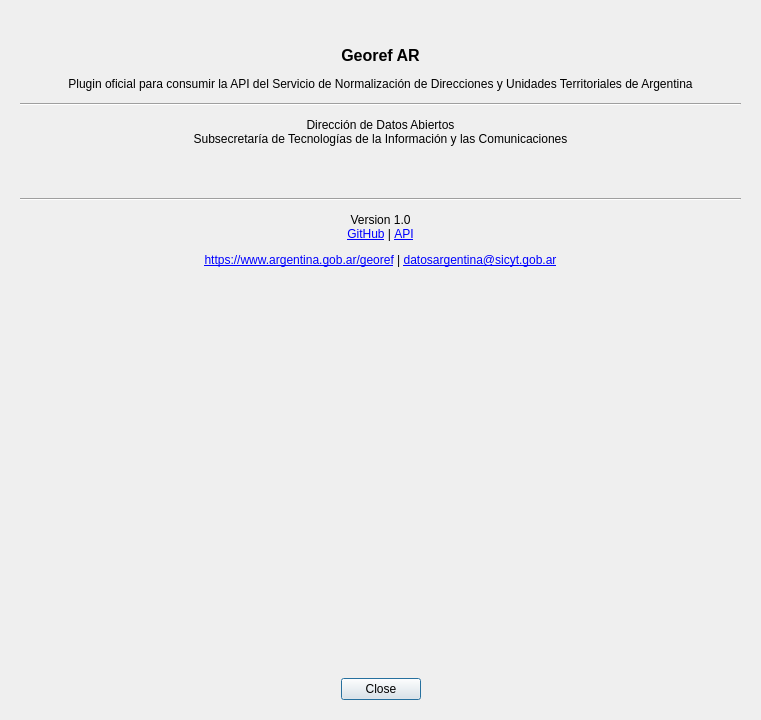
<?xml version="1.0" encoding="UTF-8"?>
<ui version="4.0">
 <class>AboutDialogBase</class>
 <widget class="QDialog" name="AboutDialogBase">
  <property name="geometry">
   <rect>
    <x>0</x>
    <y>0</y>
    <width>761</width>
    <height>720</height>
   </rect>
  </property>
  <property name="windowTitle">
   <string>About Georef AR</string>
  </property>
  <layout class="QVBoxLayout" name="verticalLayout">
   <property name="spacing">
    <number>12</number>
   </property>
   <property name="leftMargin">
    <number>20</number>
   </property>
   <property name="topMargin">
    <number>20</number>
   </property>
   <property name="rightMargin">
    <number>20</number>
   </property>
   <property name="bottomMargin">
    <number>20</number>
   </property>
   <item>
    <widget class="QLabel" name="label_logo">
     <property name="pixmap">
      <pixmap>../images/logo.png</pixmap>
     </property>
     <property name="alignment">
      <set>Qt::AlignCenter</set>
     </property>
    </widget>
   </item>
   <item>
    <widget class="QLabel" name="label_title">
     <property name="font">
      <font>
       <pointsize>12</pointsize>
       <weight>75</weight>
       <bold>true</bold>
      </font>
     </property>
     <property name="text">
      <string>Georef AR</string>
     </property>
     <property name="alignment">
      <set>Qt::AlignCenter</set>
     </property>
    </widget>
   </item>
   <item>
    <widget class="QLabel" name="label_desc">
     <property name="text">
      <string notr="true">Plugin oficial para consumir la API del Servicio de Normalización de Direcciones y Unidades Territoriales de Argentina</string>
     </property>
     <property name="alignment">
      <set>Qt::AlignCenter</set>
     </property>
     <property name="wordWrap">
      <bool>true</bool>
     </property>
    </widget>
   </item>
   <item>
    <widget class="Line" name="line_2">
     <property name="orientation">
      <enum>Qt::Horizontal</enum>
     </property>
    </widget>
   </item>
   <item>
    <widget class="QLabel" name="label_desc">
     <property name="text">
      <string notr="true">Dirección de Datos Abiertos
Subsecretaría de Tecnologías de la Información y las Comunicaciones
</string>
     </property>
     <property name="alignment">
      <set>Qt::AlignCenter</set>
     </property>
     <property name="wordWrap">
      <bool>true</bool>
     </property>
    </widget>
   </item>
   <item alignment="Qt::AlignHCenter">
    <widget class="QLabel" name="label">
     <property name="sizePolicy">
      <sizepolicy hsizetype="Maximum" vsizetype="Maximum">
       <horstretch>0</horstretch>
       <verstretch>0</verstretch>
      </sizepolicy>
     </property>
     <property name="maximumSize">
      <size>
       <width>128</width>
       <height>128</height>
      </size>
     </property>
     <property name="text">
      <string/>
     </property>
     <property name="pixmap">
      <pixmap>../images/sign.svg</pixmap>
     </property>
     <property name="scaledContents">
      <bool>true</bool>
     </property>
    </widget>
   </item>
   <item>
    <widget class="Line" name="line">
     <property name="orientation">
      <enum>Qt::Horizontal</enum>
     </property>
    </widget>
   </item>
   <item>
    <widget class="QLabel" name="label_links">
     <property name="text">
      <string>&lt;html&gt;&lt;head/&gt;&lt;body&gt;&lt;p align=&quot;center&quot;&gt;Version 1.0&lt;br/&gt;&lt;a href=&quot;https://github.com/datosgobar/georef-ar-qgis-plugin&quot;&gt;&lt;span style=&quot; text-decoration: underline; color:#0000ff;&quot;&gt;GitHub&lt;/span&gt;&lt;/a&gt; | &lt;a href=&quot;https://www.argentina.gob.ar/georef/georef-servicio-de-normalizacion-de-direcciones-y-unidades-territoriales-de-argentina&quot;&gt;&lt;span style=&quot; text-decoration: underline; color:#0000ff;&quot;&gt;API&lt;/span&gt;&lt;/a&gt;&lt;/p&gt;&lt;p align=&quot;center&quot;&gt;&lt;a href=&quot;https://www.argentina.gob.ar/georef/&quot;&gt;&lt;span style=&quot; text-decoration: underline; color:#0000ff;&quot;&gt;https://www.argentina.gob.ar/georef&lt;/span&gt;&lt;/a&gt; | &lt;a href=&quot;mailto:datosargentina@sicyt.gob.ar&quot;&gt;&lt;span style=&quot; text-decoration: underline; color:#0000ff;&quot;&gt;datosargentina@sicyt.gob.ar&lt;/span&gt;&lt;/a&gt;&lt;/p&gt;&lt;/body&gt;&lt;/html&gt;</string>
     </property>
     <property name="alignment">
      <set>Qt::AlignCenter</set>
     </property>
     <property name="openExternalLinks">
      <bool>true</bool>
     </property>
    </widget>
   </item>
   <item>
    <spacer name="verticalSpacer">
     <property name="orientation">
      <enum>Qt::Vertical</enum>
     </property>
     <property name="sizeHint" stdset="0">
      <size>
       <width>20</width>
       <height>20</height>
      </size>
     </property>
    </spacer>
   </item>
   <item>
    <widget class="QDialogButtonBox" name="buttonBox">
     <property name="standardButtons">
      <set>QDialogButtonBox::Close</set>
     </property>
     <property name="centerButtons">
      <bool>true</bool>
     </property>
    </widget>
   </item>
  </layout>
 </widget>
 <resources/>
 <connections>
  <connection>
   <sender>buttonBox</sender>
   <signal>rejected()</signal>
   <receiver>AboutDialogBase</receiver>
   <slot>reject()</slot>
   <hints>
    <hint type="sourcelabel">
     <x>20</x>
     <y>20</y>
    </hint>
    <hint type="destinationlabel">
     <x>20</x>
     <y>20</y>
    </hint>
   </hints>
  </connection>
 </connections>
</ui>
